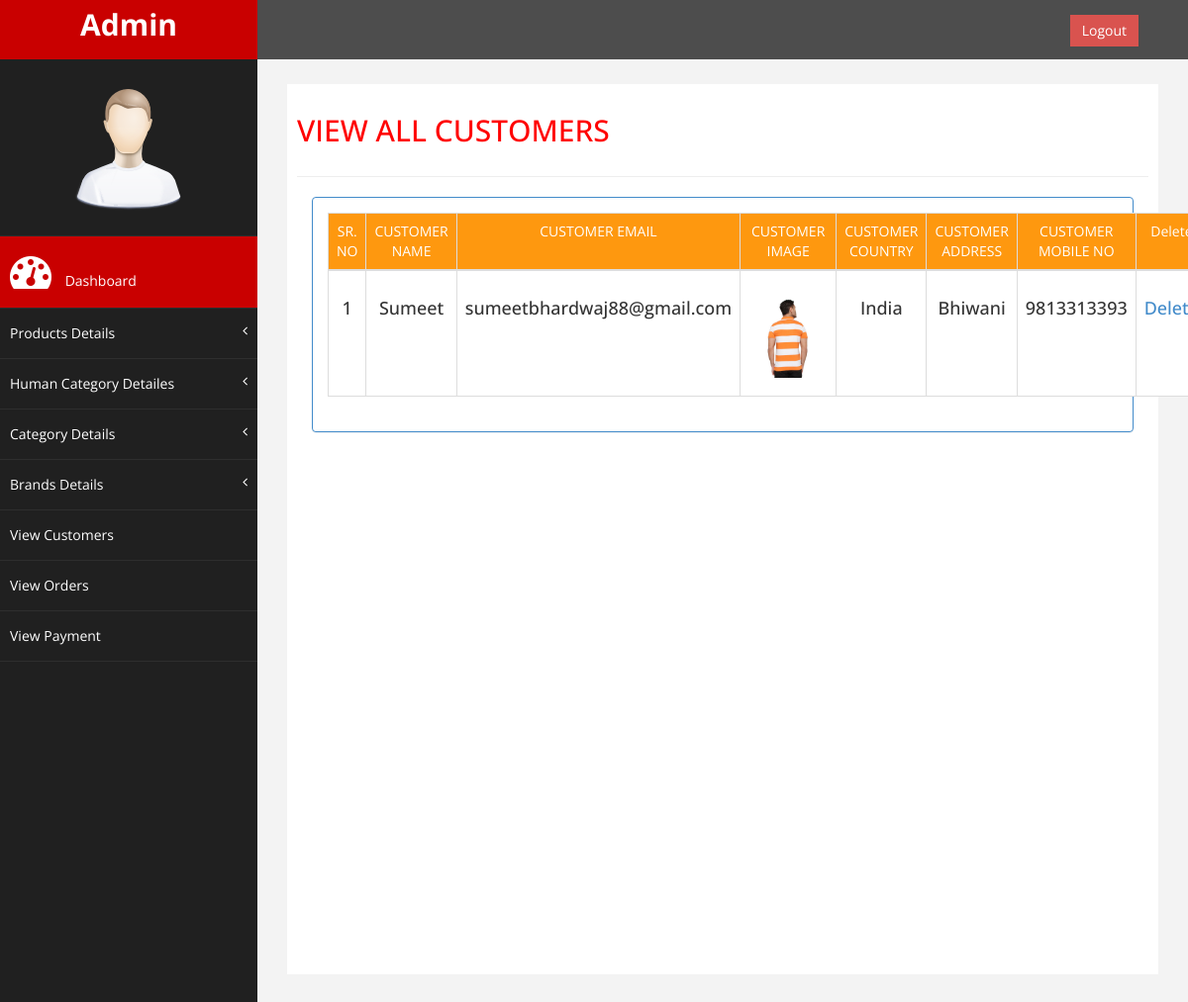
The app's page /admin_area/admin.php?view_customers (signed in) with its own data.
### tables this page shows
CREATE TABLE `customers` (
  `custom_id` int(10) NOT NULL,
  `custom_name` varchar(100) NOT NULL,
  `custom_email` varchar(30) NOT NULL,
  `custom_password` varchar(100) NOT NULL,
  `custom_country` text NOT NULL,
  `custom_city` text NOT NULL,
  `custom_mob` varchar(255) NOT NULL,
  `custom_address` text NOT NULL,
  `custom_image` text NOT NULL,
  `custom_ip` int(255) NOT NULL
);

### admin_area/view_customers.php (the view, shortened to what this page needs)
 <?php
include_once('includes/db_connection.php');
?>
 <div class="row">
                    <div class="col-md-12">
                     <h2>VIEW ALL CUSTOMERS</h2>
                    </div>
                </div>
                  <hr />
				  <div class="col-md-12">
                    <div class="panel panel-primary">
                        <div class="panel-body">
						 <form action="" method="POST" enctype="multipart/form-data" width="400px" class="success"  >
		  <div class="table table-responsive table-hover" >
		  <table class="table table-bordered">
					<thead class=" info text-info ">
						<tr class="cart_menu text-center" style="background:#FE980F;color:#fff;height:50px">
							<td >SR. NO</td>
							<td >CUSTOMER NAME</td>
							<td >CUSTOMER EMAIL</td>
							<td >CUSTOMER IMAGE</td>
							<td >CUSTOMER COUNTRY</td>
							<td >CUSTOMER ADDRESS</td>
							<td >CUSTOMER MOBILE NO</td>
							<td >Delete</td>
						</tr>
					</thead>
					<?php
					 $i=0;
			$select_customer="SELECT * FROM `customers`";
			$select_query= mysqli_query($con,$select_customer);
			while($update= mysqli_fetch_array($select_query)){
			$custom_id= $update['custom_id'];
	        $custom_name= $update['custom_name'];
			$email= $update['custom_email'];
			$custom_country= $update['custom_country'];
			$custom_mob= $update['custom_mob'];
			$custom_address= $update['custom_address'];
			$custom_image= $update['custom_image'];
						   $i++;
		?>
					<tbody >
						<tr class=" text-center">
							<td>
								<h4><?php echo $i;?></h4>
							</td>
							<td>
								<h4><?php echo $custom_name?></h4>
							</td>
							<td>
									<h4><?php echo $email?></h4>
							</td>
							<td>
								<p><img src="../customer/customer_images/<?php echo $custom_image?>" style="width:80px;height:80px"/></p>
							</td>
							<td ><h4><?php echo $custom_country ?></h4> </td>
							<td ><h4><?php echo $custom_address ?></h4></td>
							<td ><h4><?php echo $custom_mob ?></h4> </td>
							<td ><h4><a href="admin.php?delete_customers=<?php echo $custom_id;?>">Delete</a></h4></td>
							</tr>
					</tbody>
					<?php }?>
				</table>
				</div>
		  </form>
                         </div>
                    </div>
					 </div>

### admin_area/assets/css/custom.css (style rules this page uses)
body { font-family: 'Open Sans', sans-serif; }
.text-center { text-align:center; }
h2 { color: #f00; }
h4 { padding-top:10px; }
p { font-size:16px; line-height:25px; padding-top:20px; }

### records on screen
customers: custom_name "Sumeet", custom_email "sumeetbhardwaj88@gmail.com", custom_image (picture), custom_country "India", custom_address "Bhiwani", custom_mob "9813313393"
